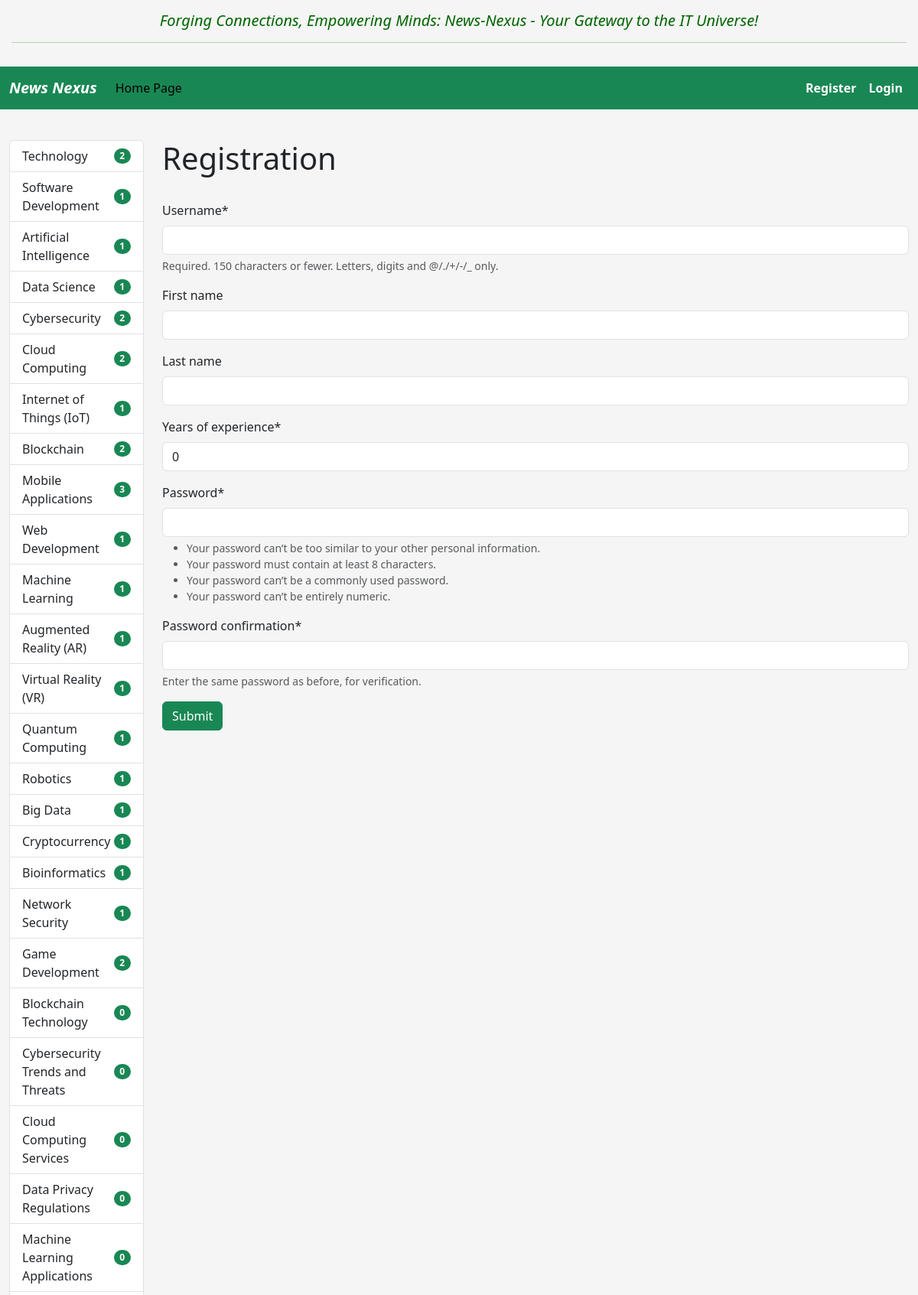
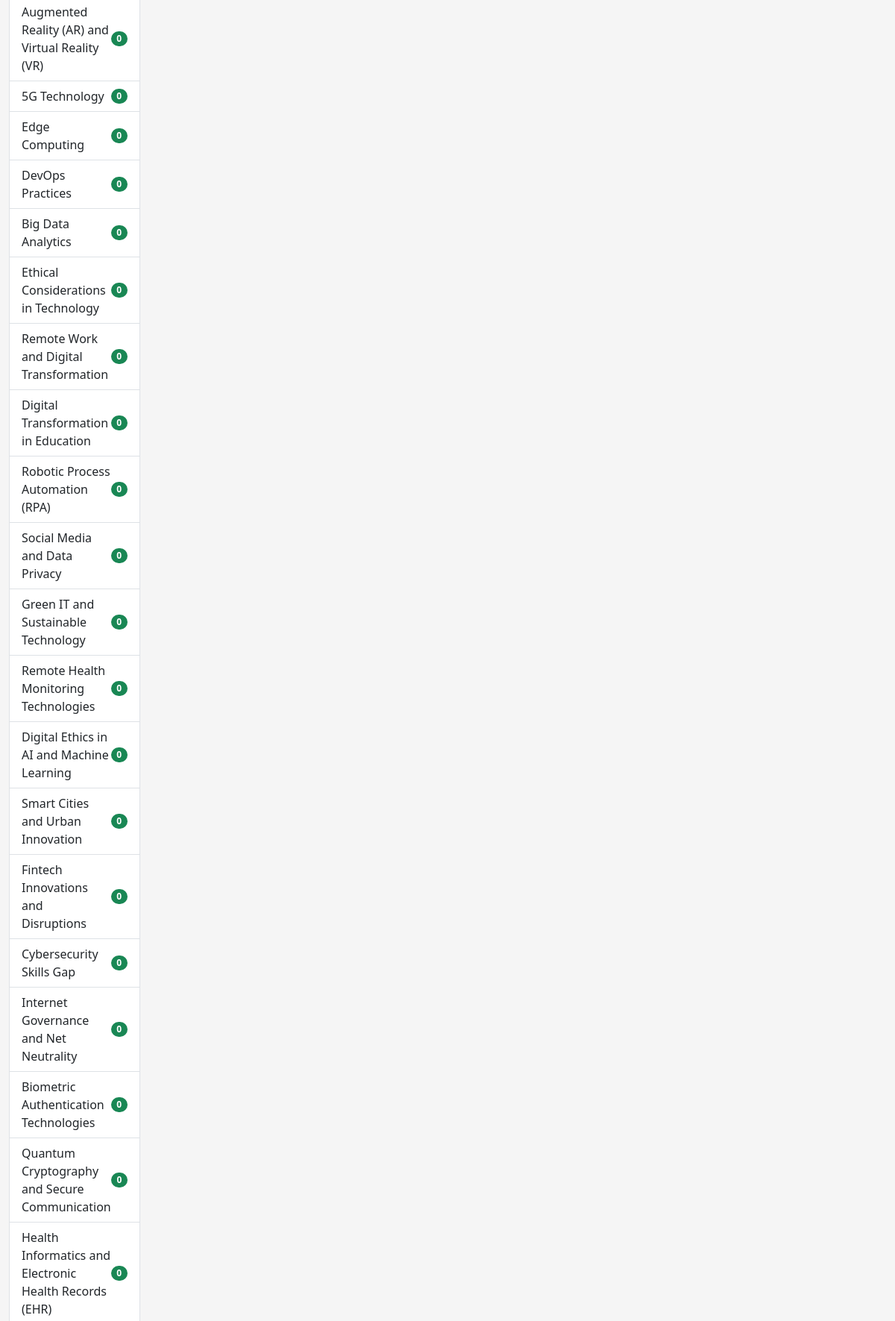
Screenshot of /register/ (upper part) with the database file from the repository (2 pictures, top to bottom).
### newspaper_agency/models.py (models this page shows, shortened)
class Topic(models.Model):
    name = models.CharField(max_length=255, unique=True, db_index=True)
    class Meta:
        ordering = ("name",)

### newspaper_agency/views.py (the view, shortened to what this page needs)
# urls.py: path("register/", UserRegisterView.as_view(), name="register"),
class UserRegisterView(View):
    def get(self, request):
        form = RedactorCreationForm()
        return render(request, "newspaper_agency/register.html", {"form": form})

### newspaper_agency/forms.py
class RedactorCreationForm(UserCreationForm):
    class Meta(UserCreationForm.Meta):
        model = Redactor
        fields = UserCreationForm.Meta.fields + (
            "first_name",
            "last_name",
            "years_of_experience",
        )

### newspaper_agency/templatetags/newspaper_tags.py (called while the page is built)
@register.inclusion_tag("newspaper_agency/topics_list.html")
def show_topics():
    topics = Topic.objects.annotate(cnt=Count("newspapers"))
    return {"topics": topics}

### newspaper_agency/templates/newspaper_agency/register.html (shortened to what this page needs)
{% extends "base.html" %}
{% load crispy_forms_filters %}
{% block sidebar %}
  {% include "includes/sidebar.html" %}
{% endblock %}
{% block content %}
  <h1>Registration</h1>
  <br>
  <form method="post">
    {{ form|crispy }}
    <button type="submit" class="btn btn-success btn-block">Submit</button>
  </form>
{% endblock %}

### newspaper_agency/templates/newspaper_agency/topics_list.html
<div class="list-group">
  {% for topic in topics %}
    <a href="{% url 'newspaper-agency:get-topic-info' pk=topic.pk %}" class="list-group-item list-group-item-action d-flex justify-content-between align-items-center">
      {{ topic.name }}
      <span class="badge bg-success rounded-pill">{{ topic.cnt }}</span>
    </a>
  {% endfor %}
</div>

### news_nexus/static/css/styles.css (style rules this page uses)
body { background-color: whitesmoke; }

### rows the page displays
Topic: name "Technology", cnt "2"
Topic: name "Software Development", cnt "1"
Topic: name "Artificial Intelligence", cnt "1"
Topic: name "Data Science", cnt "1"
Topic: name "Cybersecurity", cnt "2"
Topic: name "Cloud Computing", cnt "2"
Topic: name "Internet of Things (IoT)", cnt "1"
Topic: name "Blockchain", cnt "2"
Topic: name "Mobile Applications", cnt "3"
Topic: name "Web Development", cnt "1"
Topic: name "Machine Learning", cnt "1"
Topic: name "Augmented Reality (AR)", cnt "1"
Topic: name "Virtual Reality (VR)", cnt "1"
Topic: name "Quantum Computing", cnt "1"
Topic: name "Robotics", cnt "1"
Topic: name "Big Data", cnt "1"
Topic: name "Cryptocurrency", cnt "1"
Topic: name "Bioinformatics", cnt "1"
Topic: name "Network Security", cnt "1"
Topic: name "Game Development", cnt "2"
Topic: name "Blockchain Technology", cnt "0"
Topic: name "Cybersecurity Trends and Threats", cnt "0"
Topic: name "Cloud Computing Services", cnt "0"
Topic: name "Data Privacy Regulations", cnt "0"
Topic: name "Machine Learning Applications", cnt "0"
Topic: name "Augmented Reality (AR) and Virtual Reality (VR)", cnt "0"
Topic: name "5G Technology", cnt "0"
Topic: name "Edge Computing", cnt "0"
Topic: name "DevOps Practices", cnt "0"
Topic: name "Big Data Analytics", cnt "0"
Topic: name "Ethical Considerations in Technology", cnt "0"
Topic: name "Remote Work and Digital Transformation", cnt "0"
Topic: name "Digital Transformation in Education", cnt "0"
Topic: name "Robotic Process Automation (RPA)", cnt "0"
Topic: name "Social Media and Data Privacy", cnt "0"
Topic: name "Green IT and Sustainable Technology", cnt "0"
Topic: name "Remote Health Monitoring Technologies", cnt "0"
Topic: name "Digital Ethics in AI and Machine Learning", cnt "0"
Topic: name "Smart Cities and Urban Innovation", cnt "0"
Topic: name "Fintech Innovations and Disruptions", cnt "0"
Topic: name "Cybersecurity Skills Gap", cnt "0"
Topic: name "Internet Governance and Net Neutrality", cnt "0"
Topic: name "Biometric Authentication Technologies", cnt "0"
Topic: name "Quantum Cryptography and Secure Communication", cnt "0"
Topic: name "Health Informatics and Electronic Health Records (EHR)", cnt "0"
